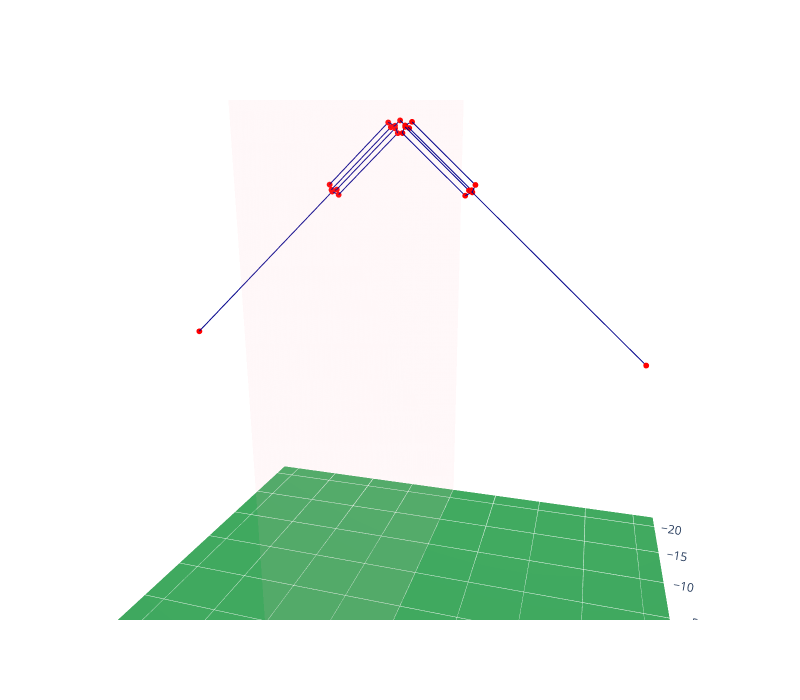

Notebook code for this chart:
### Code cell
from pymoo.termination import get_termination
from pymoo.optimize import minimize
from pymoo.algorithms.soo.nonconvex.ga import GA


#
# As before, you need to write your own _make_design() method to implement your design's geometry
#
# Also moved computation of objective (minimize wire length) and constraint (VSWR < 2.0)
#  into their own methods _compute_objective() and _compute_constraints()
#
AWG14RADIUS = 1.628/1000/2              # 1.628mm dia
SEGS_PER_M = 10/20.0                    # NEC segments: around 10 for the half-element

class MinWireCageVeeProblem(DipoleConstrainedSingleOptProblem):
    
    # Design params: 
    #   x[0]    overall length
    #   x[1]    vee angle
    #   x[2]    length of 'cage' portion as fraction of overall length
    def _make_design(self, x):
        half_el = make_linear_element((0,0,0),(0,0.5,0))
        half_el.extend( make_cage_element(0.5, x[0]*x[2]+0.5, .2, .5, 4) )
        half_el.extend( make_linear_element((0,x[0]*x[2]+0.5,0),(0,x[0],0)) )
        half_el = rot_x(half_el, np.deg2rad(x[1]))
        half_el = translate(half_el, (0,0,self.z))
        return half_el

    # Objective to minimize: total wire length
    # Sum total wire length for each design, return as column vector
    def _compute_objective(self, X, designs, zs, vswr_curves, max_vswr):
        return np.array([ total_wire_len(design) for design in designs ])[:,None]
        
    # Constraint: max VSWR must be < 2.0 across freq range
    #  (constraint val must be < 0)
    def _compute_constraints(self, X, designs, zs, vswr_curves, max_vswr):
        return (max_vswr - 2.0)


mwcvproblem = MinWireCageVeeProblem(n_var=3, n_ieq_constr=1, f_min=3.5, f_max=3.7, z=40,
                                segs_per_m=SEGS_PER_M, radius=AWG14RADIUS,
                                xl=np.array([20.0, -45, 0.1]),
                                xu=np.array([26.0, 0, 1.0]))
termination = get_termination("n_gen", 50)
algorithm = GA(pop_size=200, n_offsprings=100)

res = minimize(mwcvproblem, algorithm, termination, save_history=False, verbose=True)

print(f'Optimum length {res.X[0]:.1f}m, angle {res.X[1]:.1f}deg, cage fraction {res.X[2]:.2f}, wire length {res.F[0]:.2f}')
vswr_curve = res.pop.get('VSWR')[0]
plot_vswr_2([zip(mwcvproblem.freqs, vswr_curve)], tags=['80m Cage Vee'])

design = mwcvproblem._make_design(res.X)
wire_ant_visualize(design,(-22,22),(-22,22),(0,45))

### Figure 1 — Plotly figure (JSON) as saved in the notebook; plotly's stock layout.template omitted (floating-point values rounded to 4 significant figures)
{"data": [{"cmax": 1, "cmin": 0, "colorscale": [[0, "rgb(247,252,245)"], [0.125, "rgb(229,245,224)"], [0.25, "rgb(199,233,192)"], [0.375, "rgb(161,217,155)"], [0.5, "rgb(116,196,118)"], [0.625, "rgb(65,171,93)"], [0.75, "rgb(35,139,69)"], [0.875, "rgb(0,109,44)"], [1, "rgb(0,68,27)"]], "showscale": false, "surfacecolor": [[0.69, 0.69], [0.69, 0.69]], "type": "surface", "x": [-22, 22], "y": [-22, 22], "z": [[0, 0], [0, 0]]}, {"color": "lightpink", "hoverinfo": "skip", "i": [0, 0], "j": [1, 2], "k": [2, 3], "opacity": 0.1, "type": "mesh3d", "x": [-22, -22, 22, 22], "y": [0, 0, 0, 0], "z": [0, 45, 45, 0]}, {"line": {"color": "darkblue", "width": 2}, "marker": {"color": "red", "size": 2}, "name": "", "showlegend": false, "type": "scatter3d", "x": [0, 0], "y": [0, 0.3643], "z": [40, 39.66]}, {"line": {"color": "darkblue", "width": 2}, "marker": {"color": "red", "size": 2}, "name": "", "showlegend": false, "type": "scatter3d", "x": [0, 0, 0, 0], "y": [0.3643, 0.8525, 5.36, 5.163], "z": [39.66, 39.88, 35.65, 35.15]}, {"line": {"color": "darkblue", "width": 2}, "marker": {"color": "red", "size": 2}, "name": "", "showlegend": false, "type": "scatter3d", "x": [0, 0.5, 0.5, 0], "y": [0.3643, 0.51, 5.017, 5.163], "z": [39.66, 39.52, 35.28, 35.15]}, {"line": {"color": "darkblue", "width": 2}, "marker": {"color": "red", "size": 2}, "name": "", "showlegend": false, "type": "scatter3d", "x": [0, 6.123e-17, 6.123e-17, 0], "y": [0.3643, 0.1676, 4.675, 5.163], "z": [39.66, 39.16, 34.92, 35.15]}, {"line": {"color": "darkblue", "width": 2}, "marker": {"color": "red", "size": 2}, "name": "", "showlegend": false, "type": "scatter3d", "x": [0, -0.5, -0.5, 0], "y": [0.3643, 0.51, 5.017, 5.163], "z": [39.66, 39.52, 35.28, 35.15]}, {"line": {"color": "darkblue", "width": 2}, "marker": {"color": "red", "size": 2}, "name": "", "showlegend": false, "type": "scatter3d", "x": [0, 0], "y": [5.163, 17.47], "z": [35.15, 23.58]}, {"line": {"color": "darkblue", "width": 2}, "marker": {"color": "red", "size": 2}, "name": "", "showlegend": false, "type": "scatter3d", "x": [0, 0], "y": [0, -0.3643], "z": [40, 39.66]}, {"line": {"color": "darkblue", "width": 2}, "marker": {"color": "red", "size": 2}, "name": "", "showlegend": false, "type": "scatter3d", "x": [0, 0, 0, 0], "y": [-0.3643, -0.8525, -5.36, -5.163], "z": [39.66, 39.88, 35.65, 35.15]}, {"line": {"color": "darkblue", "width": 2}, "marker": {"color": "red", "size": 2}, "name": "", "showlegend": false, "type": "scatter3d", "x": [0, -0.5, -0.5, 0], "y": [-0.3643, -0.51, -5.017, -5.163], "z": [39.66, 39.52, 35.28, 35.15]}, {"line": {"color": "darkblue", "width": 2}, "marker": {"color": "red", "size": 2}, "name": "", "showlegend": false, "type": "scatter3d", "x": [0, -6.123e-17, -6.123e-17, 0], "y": [-0.3643, -0.1676, -4.675, -5.163], "z": [39.66, 39.16, 34.92, 35.15]}, {"line": {"color": "darkblue", "width": 2}, "marker": {"color": "red", "size": 2}, "name": "", "showlegend": false, "type": "scatter3d", "x": [0, 0.5, 0.5, 0], "y": [-0.3643, -0.51, -5.017, -5.163], "z": [39.66, 39.52, 35.28, 35.15]}, {"line": {"color": "darkblue", "width": 2}, "marker": {"color": "red", "size": 2}, "name": "", "showlegend": false, "type": "scatter3d", "x": [0, 0], "y": [-5.163, -17.47], "z": [35.15, 23.58]}], "layout": {"autosize": false, "height": 700, "scene": {"aspectmode": "manual", "aspectratio": {"x": 1, "y": 1, "z": 1}, "camera": {"eye": {"x": 1, "y": 0.3, "z": 0.3}, "up": {"x": 0, "y": 0, "z": 1}}, "xaxis": {"range": [-22, 22], "showbackground": false}, "yaxis": {"range": [-22, 22], "showbackground": false}, "zaxis": {"range": [0, 45], "showbackground": false}}, "width": 800}}
